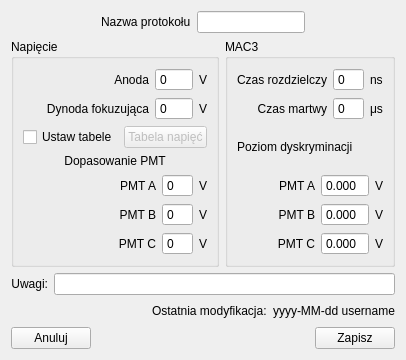
<?xml version="1.0" encoding="UTF-8"?>
<ui version="4.0">
 <class>ProtocolDialog</class>
 <widget class="QDialog" name="ProtocolDialog">
  <property name="geometry">
   <rect>
    <x>0</x>
    <y>0</y>
    <width>365</width>
    <height>344</height>
   </rect>
  </property>
  <property name="windowTitle">
   <string>Edytor protokołu</string>
  </property>
  <layout class="QGridLayout" name="gridLayout_13">
   <item row="0" column="0" colspan="2">
    <layout class="QGridLayout" name="gridLayout_5">
     <item row="0" column="0">
      <spacer name="horizontalSpacer_2">
       <property name="orientation">
        <enum>Qt::Horizontal</enum>
       </property>
       <property name="sizeHint" stdset="0">
        <size>
         <width>40</width>
         <height>20</height>
        </size>
       </property>
      </spacer>
     </item>
     <item row="0" column="1">
      <widget class="QLabel" name="label_5">
       <property name="text">
        <string>Nazwa protokołu</string>
       </property>
      </widget>
     </item>
     <item row="0" column="2">
      <widget class="QLineEdit" name="name_lineEdit"/>
     </item>
     <item row="0" column="3">
      <spacer name="horizontalSpacer_3">
       <property name="orientation">
        <enum>Qt::Horizontal</enum>
       </property>
       <property name="sizeHint" stdset="0">
        <size>
         <width>40</width>
         <height>20</height>
        </size>
       </property>
      </spacer>
     </item>
    </layout>
   </item>
   <item row="1" column="0">
    <widget class="QGroupBox" name="groupBox">
     <property name="title">
      <string>Napięcie</string>
     </property>
     <layout class="QGridLayout" name="gridLayout_4">
      <item row="2" column="0">
       <layout class="QGridLayout" name="gridLayout">
        <item row="1" column="1">
         <widget class="QSpinBox" name="voltageShiftA_spinBox">
          <property name="buttonSymbols">
           <enum>QAbstractSpinBox::NoButtons</enum>
          </property>
          <property name="maximum">
           <number>999</number>
          </property>
          <property name="singleStep">
           <number>5</number>
          </property>
         </widget>
        </item>
        <item row="3" column="1">
         <widget class="QSpinBox" name="voltageShiftC_spinBox">
          <property name="buttonSymbols">
           <enum>QAbstractSpinBox::NoButtons</enum>
          </property>
          <property name="maximum">
           <number>999</number>
          </property>
          <property name="singleStep">
           <number>5</number>
          </property>
         </widget>
        </item>
        <item row="2" column="0">
         <widget class="QLabel" name="label_8">
          <property name="sizePolicy">
           <sizepolicy hsizetype="Expanding" vsizetype="Preferred">
            <horstretch>0</horstretch>
            <verstretch>0</verstretch>
           </sizepolicy>
          </property>
          <property name="text">
           <string>PMT B</string>
          </property>
          <property name="alignment">
           <set>Qt::AlignRight|Qt::AlignTrailing|Qt::AlignVCenter</set>
          </property>
         </widget>
        </item>
        <item row="3" column="0">
         <widget class="QLabel" name="label_9">
          <property name="sizePolicy">
           <sizepolicy hsizetype="Expanding" vsizetype="Preferred">
            <horstretch>0</horstretch>
            <verstretch>0</verstretch>
           </sizepolicy>
          </property>
          <property name="text">
           <string>PMT C</string>
          </property>
          <property name="alignment">
           <set>Qt::AlignRight|Qt::AlignTrailing|Qt::AlignVCenter</set>
          </property>
         </widget>
        </item>
        <item row="1" column="0">
         <widget class="QLabel" name="label_6">
          <property name="sizePolicy">
           <sizepolicy hsizetype="Expanding" vsizetype="Preferred">
            <horstretch>0</horstretch>
            <verstretch>0</verstretch>
           </sizepolicy>
          </property>
          <property name="text">
           <string>PMT A</string>
          </property>
          <property name="alignment">
           <set>Qt::AlignRight|Qt::AlignTrailing|Qt::AlignVCenter</set>
          </property>
         </widget>
        </item>
        <item row="2" column="1">
         <widget class="QSpinBox" name="voltageShiftB_spinBox">
          <property name="buttonSymbols">
           <enum>QAbstractSpinBox::NoButtons</enum>
          </property>
          <property name="maximum">
           <number>999</number>
          </property>
          <property name="singleStep">
           <number>5</number>
          </property>
         </widget>
        </item>
        <item row="1" column="2">
         <widget class="QLabel" name="label_10">
          <property name="text">
           <string>V</string>
          </property>
          <property name="alignment">
           <set>Qt::AlignLeading|Qt::AlignLeft|Qt::AlignVCenter</set>
          </property>
         </widget>
        </item>
        <item row="0" column="0" colspan="3">
         <widget class="QLabel" name="label_7">
          <property name="text">
           <string>Dopasowanie PMT</string>
          </property>
          <property name="alignment">
           <set>Qt::AlignBottom|Qt::AlignHCenter</set>
          </property>
         </widget>
        </item>
        <item row="2" column="2">
         <widget class="QLabel" name="label_11">
          <property name="text">
           <string>V</string>
          </property>
          <property name="alignment">
           <set>Qt::AlignLeading|Qt::AlignLeft|Qt::AlignVCenter</set>
          </property>
         </widget>
        </item>
        <item row="3" column="2">
         <widget class="QLabel" name="label_12">
          <property name="text">
           <string>V</string>
          </property>
          <property name="alignment">
           <set>Qt::AlignLeading|Qt::AlignLeft|Qt::AlignVCenter</set>
          </property>
         </widget>
        </item>
       </layout>
      </item>
      <item row="0" column="0">
       <layout class="QGridLayout" name="gridLayout_2">
        <item row="0" column="0">
         <widget class="QLabel" name="label">
          <property name="sizePolicy">
           <sizepolicy hsizetype="Expanding" vsizetype="Preferred">
            <horstretch>0</horstretch>
            <verstretch>0</verstretch>
           </sizepolicy>
          </property>
          <property name="text">
           <string>Anoda</string>
          </property>
          <property name="alignment">
           <set>Qt::AlignRight|Qt::AlignTrailing|Qt::AlignVCenter</set>
          </property>
         </widget>
        </item>
        <item row="0" column="1">
         <widget class="QSpinBox" name="anodeVoltage_spinBox">
          <property name="buttonSymbols">
           <enum>QAbstractSpinBox::NoButtons</enum>
          </property>
          <property name="maximum">
           <number>3000</number>
          </property>
          <property name="singleStep">
           <number>50</number>
          </property>
         </widget>
        </item>
        <item row="0" column="2">
         <widget class="QLabel" name="label_3">
          <property name="text">
           <string>V</string>
          </property>
         </widget>
        </item>
        <item row="1" column="0">
         <widget class="QLabel" name="label_2">
          <property name="sizePolicy">
           <sizepolicy hsizetype="Expanding" vsizetype="Preferred">
            <horstretch>0</horstretch>
            <verstretch>0</verstretch>
           </sizepolicy>
          </property>
          <property name="text">
           <string>Dynoda fokuzująca</string>
          </property>
          <property name="alignment">
           <set>Qt::AlignRight|Qt::AlignTrailing|Qt::AlignVCenter</set>
          </property>
         </widget>
        </item>
        <item row="1" column="1">
         <widget class="QSpinBox" name="focusingVoltage_spinBox">
          <property name="buttonSymbols">
           <enum>QAbstractSpinBox::NoButtons</enum>
          </property>
          <property name="maximum">
           <number>3000</number>
          </property>
          <property name="singleStep">
           <number>50</number>
          </property>
         </widget>
        </item>
        <item row="1" column="2">
         <widget class="QLabel" name="label_4">
          <property name="text">
           <string>V</string>
          </property>
         </widget>
        </item>
       </layout>
      </item>
      <item row="1" column="0">
       <layout class="QGridLayout" name="gridLayout_3">
        <item row="0" column="0">
         <spacer name="horizontalSpacer">
          <property name="orientation">
           <enum>Qt::Horizontal</enum>
          </property>
          <property name="sizeHint" stdset="0">
           <size>
            <width>40</width>
            <height>20</height>
           </size>
          </property>
         </spacer>
        </item>
        <item row="0" column="1">
         <widget class="QCheckBox" name="tabVoltage_checkBox">
          <property name="text">
           <string>Ustaw tabele</string>
          </property>
         </widget>
        </item>
        <item row="0" column="2">
         <widget class="QPushButton" name="tabVoltage_pushButton">
          <property name="enabled">
           <bool>false</bool>
          </property>
          <property name="text">
           <string>Tabela napięć</string>
          </property>
         </widget>
        </item>
       </layout>
      </item>
     </layout>
    </widget>
   </item>
   <item row="1" column="1">
    <widget class="QGroupBox" name="groupBox_2">
     <property name="title">
      <string>MAC3</string>
     </property>
     <layout class="QGridLayout" name="gridLayout_9">
      <item row="0" column="0">
       <layout class="QGridLayout" name="gridLayout_8">
        <item row="0" column="0">
         <widget class="QLabel" name="label_13">
          <property name="sizePolicy">
           <sizepolicy hsizetype="Expanding" vsizetype="Preferred">
            <horstretch>0</horstretch>
            <verstretch>0</verstretch>
           </sizepolicy>
          </property>
          <property name="text">
           <string>Czas rozdzielczy</string>
          </property>
          <property name="alignment">
           <set>Qt::AlignRight|Qt::AlignTrailing|Qt::AlignVCenter</set>
          </property>
         </widget>
        </item>
        <item row="0" column="1">
         <widget class="QSpinBox" name="resolvingTime_spinBox">
          <property name="buttonSymbols">
           <enum>QAbstractSpinBox::NoButtons</enum>
          </property>
          <property name="maximum">
           <number>999</number>
          </property>
          <property name="singleStep">
           <number>5</number>
          </property>
         </widget>
        </item>
        <item row="0" column="2">
         <widget class="QLabel" name="label_27">
          <property name="text">
           <string>ns</string>
          </property>
         </widget>
        </item>
        <item row="1" column="0">
         <widget class="QLabel" name="label_14">
          <property name="sizePolicy">
           <sizepolicy hsizetype="Expanding" vsizetype="Preferred">
            <horstretch>0</horstretch>
            <verstretch>0</verstretch>
           </sizepolicy>
          </property>
          <property name="text">
           <string>Czas martwy</string>
          </property>
          <property name="alignment">
           <set>Qt::AlignRight|Qt::AlignTrailing|Qt::AlignVCenter</set>
          </property>
         </widget>
        </item>
        <item row="1" column="1">
         <widget class="QSpinBox" name="deadTime_spinBox">
          <property name="buttonSymbols">
           <enum>QAbstractSpinBox::NoButtons</enum>
          </property>
          <property name="maximum">
           <number>999</number>
          </property>
          <property name="singleStep">
           <number>5</number>
          </property>
         </widget>
        </item>
        <item row="1" column="2">
         <widget class="QLabel" name="label_28">
          <property name="text">
           <string>μs</string>
          </property>
         </widget>
        </item>
       </layout>
      </item>
      <item row="1" column="0">
       <layout class="QGridLayout" name="gridLayout_6">
        <item row="1" column="1">
         <widget class="QDoubleSpinBox" name="thrA_doubleSpinBox">
          <property name="buttonSymbols">
           <enum>QAbstractSpinBox::NoButtons</enum>
          </property>
          <property name="decimals">
           <number>3</number>
          </property>
         </widget>
        </item>
        <item row="3" column="1">
         <widget class="QDoubleSpinBox" name="thrC_doubleSpinBox">
          <property name="buttonSymbols">
           <enum>QAbstractSpinBox::NoButtons</enum>
          </property>
          <property name="decimals">
           <number>3</number>
          </property>
         </widget>
        </item>
        <item row="2" column="1">
         <widget class="QDoubleSpinBox" name="thrB_doubleSpinBox">
          <property name="buttonSymbols">
           <enum>QAbstractSpinBox::NoButtons</enum>
          </property>
          <property name="decimals">
           <number>3</number>
          </property>
         </widget>
        </item>
        <item row="3" column="0">
         <widget class="QLabel" name="label_16">
          <property name="sizePolicy">
           <sizepolicy hsizetype="Expanding" vsizetype="Preferred">
            <horstretch>0</horstretch>
            <verstretch>0</verstretch>
           </sizepolicy>
          </property>
          <property name="text">
           <string>PMT C</string>
          </property>
          <property name="alignment">
           <set>Qt::AlignRight|Qt::AlignTrailing|Qt::AlignVCenter</set>
          </property>
         </widget>
        </item>
        <item row="1" column="0">
         <widget class="QLabel" name="label_17">
          <property name="sizePolicy">
           <sizepolicy hsizetype="Expanding" vsizetype="Preferred">
            <horstretch>0</horstretch>
            <verstretch>0</verstretch>
           </sizepolicy>
          </property>
          <property name="text">
           <string>PMT A</string>
          </property>
          <property name="alignment">
           <set>Qt::AlignRight|Qt::AlignTrailing|Qt::AlignVCenter</set>
          </property>
         </widget>
        </item>
        <item row="2" column="0">
         <widget class="QLabel" name="label_18">
          <property name="sizePolicy">
           <sizepolicy hsizetype="Expanding" vsizetype="Preferred">
            <horstretch>0</horstretch>
            <verstretch>0</verstretch>
           </sizepolicy>
          </property>
          <property name="text">
           <string>PMT B</string>
          </property>
          <property name="alignment">
           <set>Qt::AlignRight|Qt::AlignTrailing|Qt::AlignVCenter</set>
          </property>
         </widget>
        </item>
        <item row="1" column="2">
         <widget class="QLabel" name="label_19">
          <property name="sizePolicy">
           <sizepolicy hsizetype="Preferred" vsizetype="Preferred">
            <horstretch>0</horstretch>
            <verstretch>0</verstretch>
           </sizepolicy>
          </property>
          <property name="text">
           <string>V</string>
          </property>
          <property name="alignment">
           <set>Qt::AlignLeading|Qt::AlignLeft|Qt::AlignVCenter</set>
          </property>
         </widget>
        </item>
        <item row="2" column="2">
         <widget class="QLabel" name="label_25">
          <property name="sizePolicy">
           <sizepolicy hsizetype="Preferred" vsizetype="Preferred">
            <horstretch>0</horstretch>
            <verstretch>0</verstretch>
           </sizepolicy>
          </property>
          <property name="text">
           <string>V</string>
          </property>
          <property name="alignment">
           <set>Qt::AlignLeading|Qt::AlignLeft|Qt::AlignVCenter</set>
          </property>
         </widget>
        </item>
        <item row="3" column="2">
         <widget class="QLabel" name="label_26">
          <property name="sizePolicy">
           <sizepolicy hsizetype="Preferred" vsizetype="Preferred">
            <horstretch>0</horstretch>
            <verstretch>0</verstretch>
           </sizepolicy>
          </property>
          <property name="text">
           <string>V</string>
          </property>
          <property name="alignment">
           <set>Qt::AlignLeading|Qt::AlignLeft|Qt::AlignVCenter</set>
          </property>
         </widget>
        </item>
        <item row="0" column="0" colspan="3">
         <widget class="QLabel" name="label_15">
          <property name="text">
           <string>Poziom dyskryminacji</string>
          </property>
         </widget>
        </item>
       </layout>
      </item>
     </layout>
    </widget>
   </item>
   <item row="2" column="0" colspan="2">
    <layout class="QGridLayout" name="gridLayout_12">
     <item row="0" column="0">
      <widget class="QLabel" name="label_31">
       <property name="sizePolicy">
        <sizepolicy hsizetype="Preferred" vsizetype="Preferred">
         <horstretch>0</horstretch>
         <verstretch>0</verstretch>
        </sizepolicy>
       </property>
       <property name="text">
        <string>Uwagi:</string>
       </property>
       <property name="alignment">
        <set>Qt::AlignRight|Qt::AlignTrailing|Qt::AlignVCenter</set>
       </property>
      </widget>
     </item>
     <item row="0" column="1">
      <widget class="QLineEdit" name="description_lineEdit"/>
     </item>
    </layout>
   </item>
   <item row="3" column="0" colspan="2">
    <layout class="QGridLayout" name="gridLayout_11">
     <item row="0" column="0">
      <spacer name="horizontalSpacer_5">
       <property name="orientation">
        <enum>Qt::Horizontal</enum>
       </property>
       <property name="sizeHint" stdset="0">
        <size>
         <width>108</width>
         <height>20</height>
        </size>
       </property>
      </spacer>
     </item>
     <item row="0" column="1">
      <widget class="QLabel" name="label_29">
       <property name="text">
        <string>Ostatnia modyfikacja:</string>
       </property>
      </widget>
     </item>
     <item row="0" column="2">
      <widget class="QLabel" name="lastModification_label">
       <property name="text">
        <string>yyyy-MM-dd username</string>
       </property>
      </widget>
     </item>
    </layout>
   </item>
   <item row="4" column="0" colspan="2">
    <layout class="QGridLayout" name="gridLayout_10">
     <item row="0" column="0">
      <widget class="QPushButton" name="cancel_pushButton">
       <property name="text">
        <string>Anuluj</string>
       </property>
      </widget>
     </item>
     <item row="0" column="1">
      <spacer name="horizontalSpacer_4">
       <property name="orientation">
        <enum>Qt::Horizontal</enum>
       </property>
       <property name="sizeHint" stdset="0">
        <size>
         <width>208</width>
         <height>20</height>
        </size>
       </property>
      </spacer>
     </item>
     <item row="0" column="2">
      <widget class="QPushButton" name="save_pushButton">
       <property name="text">
        <string>Zapisz</string>
       </property>
      </widget>
     </item>
    </layout>
   </item>
  </layout>
 </widget>
 <tabstops>
  <tabstop>name_lineEdit</tabstop>
  <tabstop>anodeVoltage_spinBox</tabstop>
  <tabstop>focusingVoltage_spinBox</tabstop>
  <tabstop>tabVoltage_checkBox</tabstop>
  <tabstop>tabVoltage_pushButton</tabstop>
  <tabstop>resolvingTime_spinBox</tabstop>
  <tabstop>deadTime_spinBox</tabstop>
  <tabstop>voltageShiftA_spinBox</tabstop>
  <tabstop>voltageShiftB_spinBox</tabstop>
  <tabstop>voltageShiftC_spinBox</tabstop>
  <tabstop>thrA_doubleSpinBox</tabstop>
  <tabstop>thrB_doubleSpinBox</tabstop>
  <tabstop>thrC_doubleSpinBox</tabstop>
  <tabstop>description_lineEdit</tabstop>
  <tabstop>save_pushButton</tabstop>
  <tabstop>cancel_pushButton</tabstop>
  <tabstop>voltageShiftA_doubleSpinBox_3</tabstop>
  <tabstop>voltageShiftC_doubleSpinBox_3</tabstop>
  <tabstop>voltageShiftB_doubleSpinBox_3</tabstop>
 </tabstops>
 <resources/>
 <connections/>
</ui>
